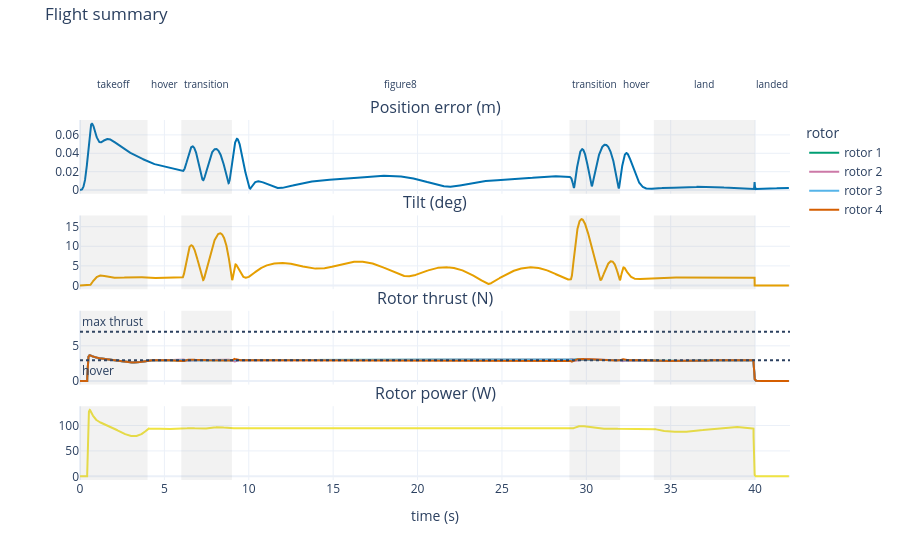

Notebook source saved alongside this figure:
### Code cell
fig_summary = plot_flight_summary(windy)
fig_summary.show()

### Figure 1 — Plotly figure (JSON) as saved in the notebook; plotly's stock layout.template omitted (floating-point values rounded to 4 significant figures; data arrays with more than 128 entries replaced by an {"elided": "..."} marker saying what was removed)
{"data": [{"mode": "lines", "name": "error", "showlegend": false, "type": "scatter", "x": {"elided": "10501 float values"}, "xaxis": "x", "y": {"elided": "10501 float values"}, "yaxis": "y"}, {"mode": "lines", "name": "tilt", "showlegend": false, "type": "scatter", "x": {"elided": "10501 float values"}, "xaxis": "x2", "y": {"elided": "10501 float values"}, "yaxis": "y2"}, {"mode": "lines", "name": "rotor 1", "type": "scatter", "x": {"elided": "10501 float values"}, "xaxis": "x3", "y": {"elided": "10501 float values"}, "yaxis": "y3"}, {"mode": "lines", "name": "rotor 2", "type": "scatter", "x": {"elided": "10501 float values"}, "xaxis": "x3", "y": {"elided": "10501 float values"}, "yaxis": "y3"}, {"mode": "lines", "name": "rotor 3", "type": "scatter", "x": {"elided": "10501 float values"}, "xaxis": "x3", "y": {"elided": "10501 float values"}, "yaxis": "y3"}, {"mode": "lines", "name": "rotor 4", "type": "scatter", "x": {"elided": "10501 float values"}, "xaxis": "x3", "y": {"elided": "10501 float values"}, "yaxis": "y3"}, {"mode": "lines", "name": "power", "showlegend": false, "type": "scatter", "x": {"elided": "10501 float values"}, "xaxis": "x4", "y": {"elided": "10501 float values"}, "yaxis": "y4"}], "layout": {"annotations": [{"font": {"size": 16}, "showarrow": false, "text": "Position error (m)", "x": 0.5, "xanchor": "center", "xref": "paper", "y": 1.0, "yanchor": "bottom", "yref": "paper"}, {"font": {"size": 16}, "showarrow": false, "text": "Tilt (deg)", "x": 0.5, "xanchor": "center", "xref": "paper", "y": 0.735, "yanchor": "bottom", "yref": "paper"}, {"font": {"size": 16}, "showarrow": false, "text": "Rotor thrust (N)", "x": 0.5, "xanchor": "center", "xref": "paper", "y": 0.47, "yanchor": "bottom", "yref": "paper"}, {"font": {"size": 16}, "showarrow": false, "text": "Rotor power (W)", "x": 0.5, "xanchor": "center", "xref": "paper", "y": 0.205, "yanchor": "bottom", "yref": "paper"}, {"showarrow": false, "text": "max thrust", "x": 0, "xanchor": "left", "xref": "x3 domain", "y": 7.0, "yanchor": "bottom", "yref": "y3"}, {"showarrow": false, "text": "hover", "x": 0, "xanchor": "left", "xref": "x3 domain", "y": 2.943, "yanchor": "top", "yref": "y3"}, {"font": {"size": 10}, "showarrow": false, "text": "takeoff", "x": 2.0, "xref": "x", "y": 1.075, "yanchor": "bottom", "yref": "paper"}, {"font": {"size": 10}, "showarrow": false, "text": "hover", "x": 5.0, "xref": "x", "y": 1.075, "yanchor": "bottom", "yref": "paper"}, {"font": {"size": 10}, "showarrow": false, "text": "transition", "x": 7.5, "xref": "x", "y": 1.075, "yanchor": "bottom", "yref": "paper"}, {"font": {"size": 10}, "showarrow": false, "text": "figure8", "x": 19.0, "xref": "x", "y": 1.075, "yanchor": "bottom", "yref": "paper"}, {"font": {"size": 10}, "showarrow": false, "text": "transition", "x": 30.5, "xref": "x", "y": 1.075, "yanchor": "bottom", "yref": "paper"}, {"font": {"size": 10}, "showarrow": false, "text": "hover", "x": 33.0, "xref": "x", "y": 1.075, "yanchor": "bottom", "yref": "paper"}, {"font": {"size": 10}, "showarrow": false, "text": "land", "x": 37.0, "xref": "x", "y": 1.075, "yanchor": "bottom", "yref": "paper"}, {"font": {"size": 10}, "showarrow": false, "text": "landed", "x": 41.0, "xref": "x", "y": 1.075, "yanchor": "bottom", "yref": "paper"}], "colorway": ["#0072B2", "#E69F00", "#009E73", "#CC79A7", "#56B4E9", "#D55E00", "#F0E442", "#999999"], "legend": {"title": {"text": "rotor"}}, "margin": {"t": 120}, "shapes": [{"line": {"dash": "dot"}, "type": "line", "x0": 0, "x1": 1, "xref": "x3 domain", "y0": 7.0, "y1": 7.0, "yref": "y3"}, {"line": {"dash": "dot"}, "type": "line", "x0": 0, "x1": 1, "xref": "x3 domain", "y0": 2.943, "y1": 2.943, "yref": "y3"}, {"fillcolor": "rgba(128,128,128,0.10)", "line": {"width": 0}, "type": "rect", "x0": 0.0, "x1": 4.0, "xref": "x", "y0": 0, "y1": 1, "yref": "y domain"}, {"fillcolor": "rgba(128,128,128,0.10)", "line": {"width": 0}, "type": "rect", "x0": 0.0, "x1": 4.0, "xref": "x2", "y0": 0, "y1": 1, "yref": "y2 domain"}, {"fillcolor": "rgba(128,128,128,0.10)", "line": {"width": 0}, "type": "rect", "x0": 0.0, "x1": 4.0, "xref": "x3", "y0": 0, "y1": 1, "yref": "y3 domain"}, {"fillcolor": "rgba(128,128,128,0.10)", "line": {"width": 0}, "type": "rect", "x0": 0.0, "x1": 4.0, "xref": "x4", "y0": 0, "y1": 1, "yref": "y4 domain"}, {"fillcolor": "rgba(128,128,128,0.10)", "line": {"width": 0}, "type": "rect", "x0": 6.0, "x1": 9.0, "xref": "x", "y0": 0, "y1": 1, "yref": "y domain"}, {"fillcolor": "rgba(128,128,128,0.10)", "line": {"width": 0}, "type": "rect", "x0": 6.0, "x1": 9.0, "xref": "x2", "y0": 0, "y1": 1, "yref": "y2 domain"}, {"fillcolor": "rgba(128,128,128,0.10)", "line": {"width": 0}, "type": "rect", "x0": 6.0, "x1": 9.0, "xref": "x3", "y0": 0, "y1": 1, "yref": "y3 domain"}, {"fillcolor": "rgba(128,128,128,0.10)", "line": {"width": 0}, "type": "rect", "x0": 6.0, "x1": 9.0, "xref": "x4", "y0": 0, "y1": 1, "yref": "y4 domain"}, {"fillcolor": "rgba(128,128,128,0.10)", "line": {"width": 0}, "type": "rect", "x0": 29.0, "x1": 32.0, "xref": "x", "y0": 0, "y1": 1, "yref": "y domain"}, {"fillcolor": "rgba(128,128,128,0.10)", "line": {"width": 0}, "type": "rect", "x0": 29.0, "x1": 32.0, "xref": "x2", "y0": 0, "y1": 1, "yref": "y2 domain"}, {"fillcolor": "rgba(128,128,128,0.10)", "line": {"width": 0}, "type": "rect", "x0": 29.0, "x1": 32.0, "xref": "x3", "y0": 0, "y1": 1, "yref": "y3 domain"}, {"fillcolor": "rgba(128,128,128,0.10)", "line": {"width": 0}, "type": "rect", "x0": 29.0, "x1": 32.0, "xref": "x4", "y0": 0, "y1": 1, "yref": "y4 domain"}, {"fillcolor": "rgba(128,128,128,0.10)", "line": {"width": 0}, "type": "rect", "x0": 34.0, "x1": 40.0, "xref": "x", "y0": 0, "y1": 1, "yref": "y domain"}, {"fillcolor": "rgba(128,128,128,0.10)", "line": {"width": 0}, "type": "rect", "x0": 34.0, "x1": 40.0, "xref": "x2", "y0": 0, "y1": 1, "yref": "y2 domain"}, {"fillcolor": "rgba(128,128,128,0.10)", "line": {"width": 0}, "type": "rect", "x0": 34.0, "x1": 40.0, "xref": "x3", "y0": 0, "y1": 1, "yref": "y3 domain"}, {"fillcolor": "rgba(128,128,128,0.10)", "line": {"width": 0}, "type": "rect", "x0": 34.0, "x1": 40.0, "xref": "x4", "y0": 0, "y1": 1, "yref": "y4 domain"}], "title": {"text": "Flight summary", "y": 0.985, "yanchor": "top"}, "xaxis": {"anchor": "y", "domain": [0.0, 1.0], "matches": "x4", "showticklabels": false}, "xaxis2": {"anchor": "y2", "domain": [0.0, 1.0], "matches": "x4", "showticklabels": false}, "xaxis3": {"anchor": "y3", "domain": [0.0, 1.0], "matches": "x4", "showticklabels": false}, "xaxis4": {"anchor": "y4", "domain": [0.0, 1.0], "title": {"text": "time (s)"}}, "yaxis": {"anchor": "x", "domain": [0.795, 1.0]}, "yaxis2": {"anchor": "x2", "domain": [0.53, 0.735]}, "yaxis3": {"anchor": "x3", "domain": [0.265, 0.47]}, "yaxis4": {"anchor": "x4", "domain": [0.0, 0.205]}}}
